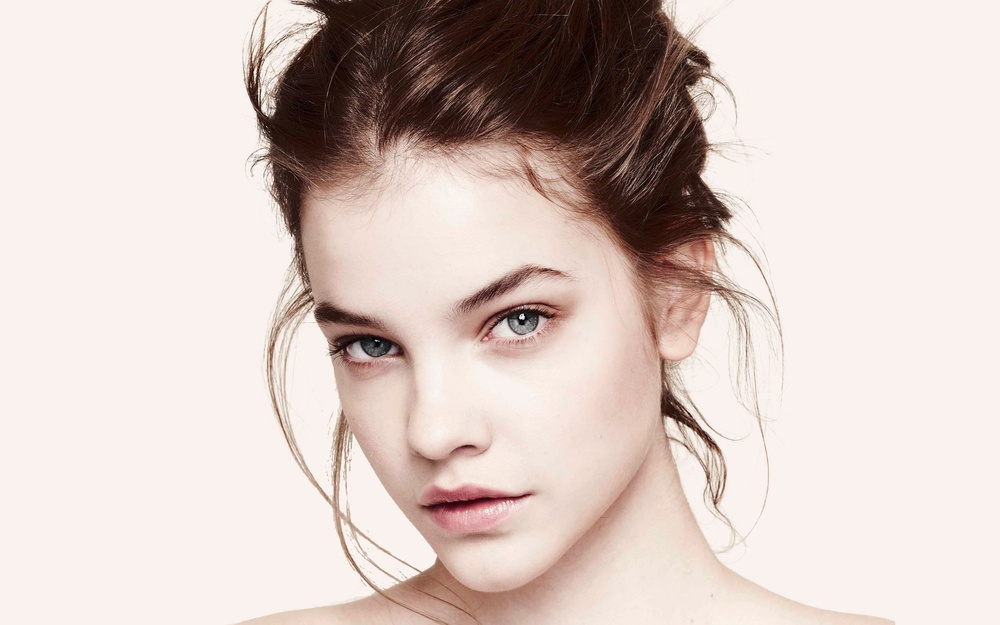
#> input picture test_image.jpg, 1000 x 625 px, shrunk from 1920 x 1200 before the run
$ python lines.py test_image.jpg out.png 3
#> lines starting #> are read from the running program, lines starting #| are printed output that depends on the picture; after the words box and inside, x2 and y2 are one past the last pixel; in counts of white or black regions, pixels touching at a corner belong together
# Author: Kali Regenold
# Date: 2018.10.08
# File: lines.py
# Takes an image in and return an image with lines of varying width based
# on the average greyscale values given a certain kernel size.
#
# There's really no good reason for this to be a class besides making it
# easier for me to program.


import cv2
import numpy
from sys import argv

# Trusted Arduino map function.
def map(x, in_min, in_max, out_min, out_max):
    return int((x - in_min) * (out_max - out_min) / (in_max - in_min) + out_min)


# Class to handle in the in image, out image, and manipulation.
class LineManip:

    def __init__(s, src_name, dest_name, kernel_size):
#> called with src_name = 'test_image.jpg', dest_name = 'out.png', kernel_size = 3
        s.src_name = src_name
        s.dest_name = dest_name
        s.kernel_size = kernel_size
        s.image_in = cv2.imread(src_name, 0)
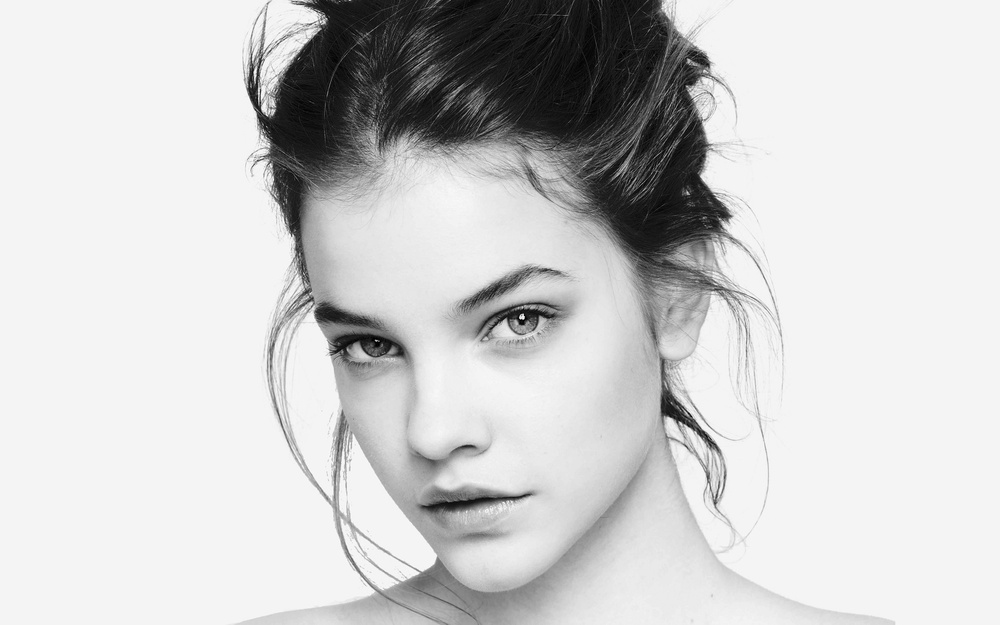
#> s.image_in: shape (625, 1000); min 0, max 255, mean 205.7
        # Check if image opened.
        if s.image_in is None:
            raise FileNotFoundError('Cannot open src image.')
        s.height, s.width = s.image_in.shape
#> s.height = 625; s.width = 1000

        # New white image of same dimensions.
        s.image_out = numpy.ones((s.height, s.width, 1), numpy.uint8)*255

    # Returns the sum of all values in the kernel.
    def getsum(s, i, j):
        sum = 0
        for x in range(0, s.kernel_size):
                sum += s.image_in[i+x, j]
        return sum

    # Draw lines on image_out based on average values from image_in.
    def make_lines(s):
        for i in range(0, s.height-s.kernel_size, s.kernel_size):
            for j in range(0, s.width):
                value = 255 - int(s.getsum(i, j)/s.kernel_size)
                line_size = map(value, 0, 255, 0, s.kernel_size)
                space = int((s.kernel_size-line_size)/2)
                s.image_out[i+space:i+space+line_size, j] = 0
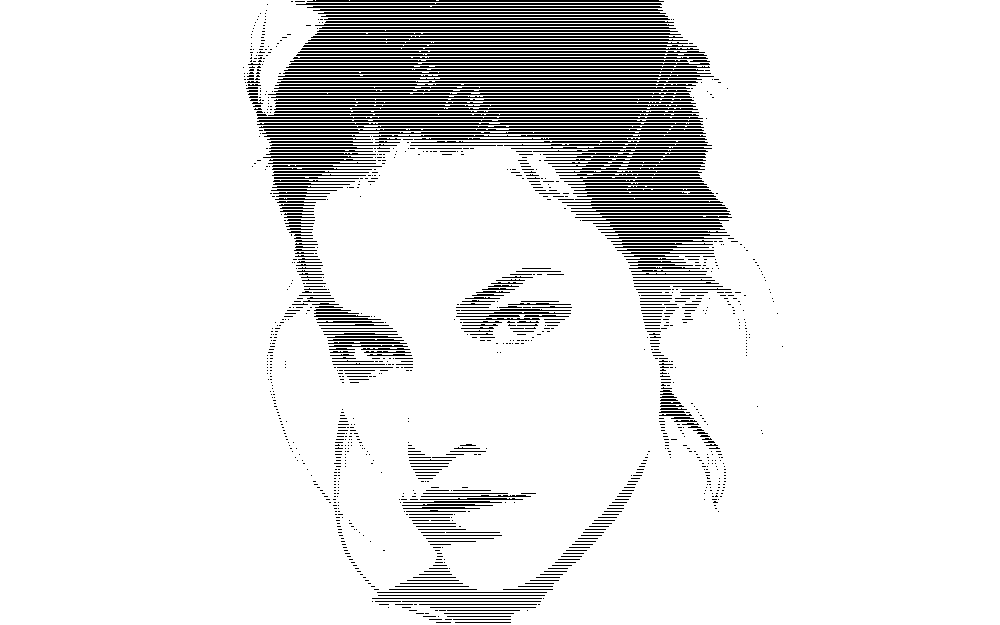
#> s.image_out: shape (625, 1000, 1); 89.8% white; black in thin lines or dots, all inside (x1, y1, x2, y2) = (243, 0, 783, 623)


    def write_image(s):
        cv2.imwrite(s.dest_name, s.image_out)

    def show_image(s):
        cv2.imshow(s.dest_name, s.image_out)
        k = cv2.waitKey(0)
        if k == 27: # ESC
            cv2.destroyAllWindows()

def main():

    if len(argv) != 4:
        print("Usage: python3 lines.py <source_name> <dest_name> <kernel_size>")
        return

    source = argv[1]
    dest = argv[2]
    kernel = int(argv[3])

    c = LineManip(source, dest, kernel)
    c.make_lines()
    c.write_image()

if __name__ == "__main__":
    main()
